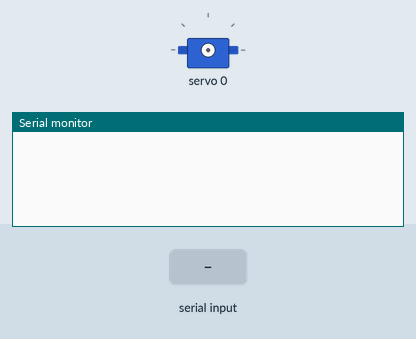
The sketch below on a simulated Arduino Uno, built with avr-gcc and run on an emulated ATmega328P. On the bench: servo, the last lines printed to the serial monitor. Inputs (shaded band) come from the test bench.

Above: at 1.2 s.
1.3 s: "e\n" received over Serial
At 2.4 s:
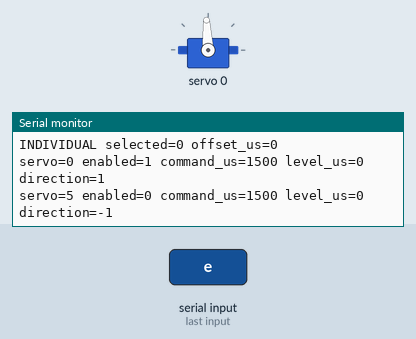
2.8 s: "?\n" received over Serial
4.3 s: "p\n" received over Serial
At 5.5 s:
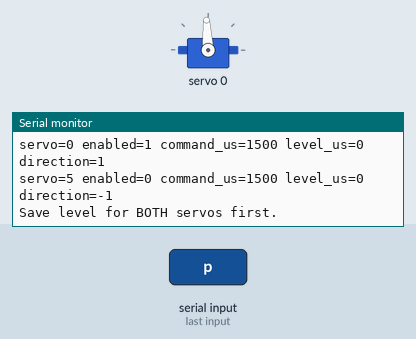
5.8 s: "e\n" received over Serial
At 6.7 s:
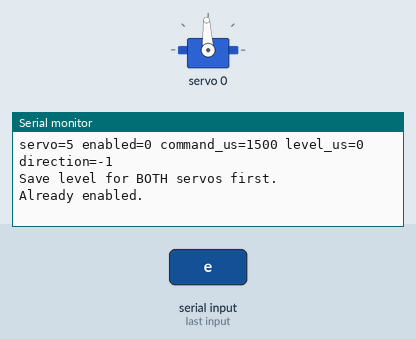

Measured:
- after the input at 1.3 s, the serial monitor: prints a new line at once (image 1)
- after the input at 4.3 s, the serial monitor: prints a new line at once (image 2)
- after the input at 5.8 s, the serial monitor: prints a new line at once (image 3)

The sketch:

08_PAIR_A_CALIBRATION.ino
```cpp
// Standalone bench experiment; no Unity/IK input. See README before powering servos.
#include <Wire.h>
#include <Adafruit_PWMServoDriver.h>

Adafruit_PWMServoDriver pwm(0x40);
const uint8_t channels[2] = {0, 5}; // A=[0,5], B=[1,2], C=[3,4]
const int stepUs = 5;
// Initial exploration windows, NOT measured mechanical limits.
const int minimumUs = 1400;
const int maximumUs = 1600;
const int pairWindowUs = 50;
int pulseUs[2] = {1500, 1500}; // Nominal reference only; not calibrated level.
int neutralUs[2] = {0, 0};
int direction[2] = {1, -1}; // Hypothesis: verify disconnected before pairing.
bool enabled[2] = {false, false};
bool pairMode = false;
int selected = 0;
int offsetUs = 0;
char command = 0;
bool invalidLine = false;

bool inWindow(int pulse) { return pulse >= minimumUs && pulse <= maximumUs; }

void writeServo(int index) {
  pwm.writeMicroseconds(channels[index], pulseUs[index]);
}

void status() {
  Serial.print(pairMode ? "PAIR A" : "INDIVIDUAL");
  Serial.print(" selected="); Serial.print(channels[selected]);
  Serial.print(" offset_us="); Serial.println(offsetUs);
  for (int i = 0; i < 2; ++i) {
    Serial.print("servo="); Serial.print(channels[i]);
    Serial.print(" enabled="); Serial.print(enabled[i]);
    Serial.print(" command_us="); Serial.print(pulseUs[i]);
    Serial.print(" level_us="); Serial.print(neutralUs[i]);
    Serial.print(" direction="); Serial.println(direction[i]);
  }
}

void disableOutputs() {
  for (int i = 0; i < 16; ++i) pwm.setPWM(i, 0, 4096);
  enabled[0] = enabled[1] = false;
  neutralUs[0] = neutralUs[1] = 0;
  pairMode = false;
  offsetUs = 0;
}

void execute(char c) {
  if (c == 'x') {
    disableOutputs(); // Removes PWM, NOT supply power. Support platform first.
  } else if (c == '?') {
    Serial.println("0/5 select; e enable at 1500us; +/- step; s save level;");
    Serial.println("r reverse selected direction; p pair mode; x PWM off; ? status");
  } else if (c == '+' || c == '-') {
    int delta = (c == '+' ? stepUs : -stepUs);
    if (pairMode) {
      int next = offsetUs + delta;
      int a = neutralUs[0] + direction[0] * next;
      int b = neutralUs[1] + direction[1] * next;
      if (next < -pairWindowUs || next > pairWindowUs || !inWindow(a) || !inWindow(b)) {
        Serial.println("BLOCKED: exploration window reached."); return;
      }
      pulseUs[0] = a; pulseUs[1] = b; offsetUs = next;
      writeServo(0); writeServo(1);
    } else {
      int next = pulseUs[selected] + direction[selected] * delta;
      if (!enabled[selected] || !inWindow(next)) {
        Serial.println("BLOCKED: disabled or outside exploration window."); return;
      }
      pulseUs[selected] = next;
      neutralUs[selected] = 0; // Any individual movement requires re-saving level.
      writeServo(selected);
    }
  } else if (pairMode) {
    Serial.println("Pair mode: use +/- or x. No automatic return to level."); return;
  } else if (c == '0' || c == '5') {
    selected = (c == '0' ? 0 : 1);
  } else if (c == 'e') {
    if (enabled[selected]) { Serial.println("Already enabled."); return; }
    pulseUs[selected] = 1500;
    enabled[selected] = true;
    writeServo(selected);
  } else if (c == 's') {
    if (!enabled[selected]) { Serial.println("Enable selected servo first."); return; }
    neutralUs[selected] = pulseUs[selected];
  } else if (c == 'r') {
    direction[selected] = -direction[selected]; // No movement.
  } else if (c == 'p') {
    if (!enabled[0] || !enabled[1] || neutralUs[0] == 0 || neutralUs[1] == 0) {
      Serial.println("Save level for BOTH servos first."); return;
    }
    pairMode = true;
    offsetUs = 0; // Current commands already equal saved neutral; no movement.
  } else {
    Serial.println("Unknown command; send ? for help."); return;
  }
  status();
}

void setup() {
  Serial.begin(115200);
  Wire.begin();
  pwm.begin();
  disableOutputs();
  pwm.setPWMFreq(50);
}

void loop() {
  // Exactly one character per line. Reject pasted multi-command lines.
  while (Serial.available()) {
    char c = Serial.read();
    if (c == '\r') continue;
    if (c == '\n') {
      if (invalidLine) Serial.println("Rejected: send one command per line.");
      else if (command) execute(command);
      command = 0; invalidLine = false;
    } else if (command) invalidLine = true;
    else command = c;
  }
}
```
